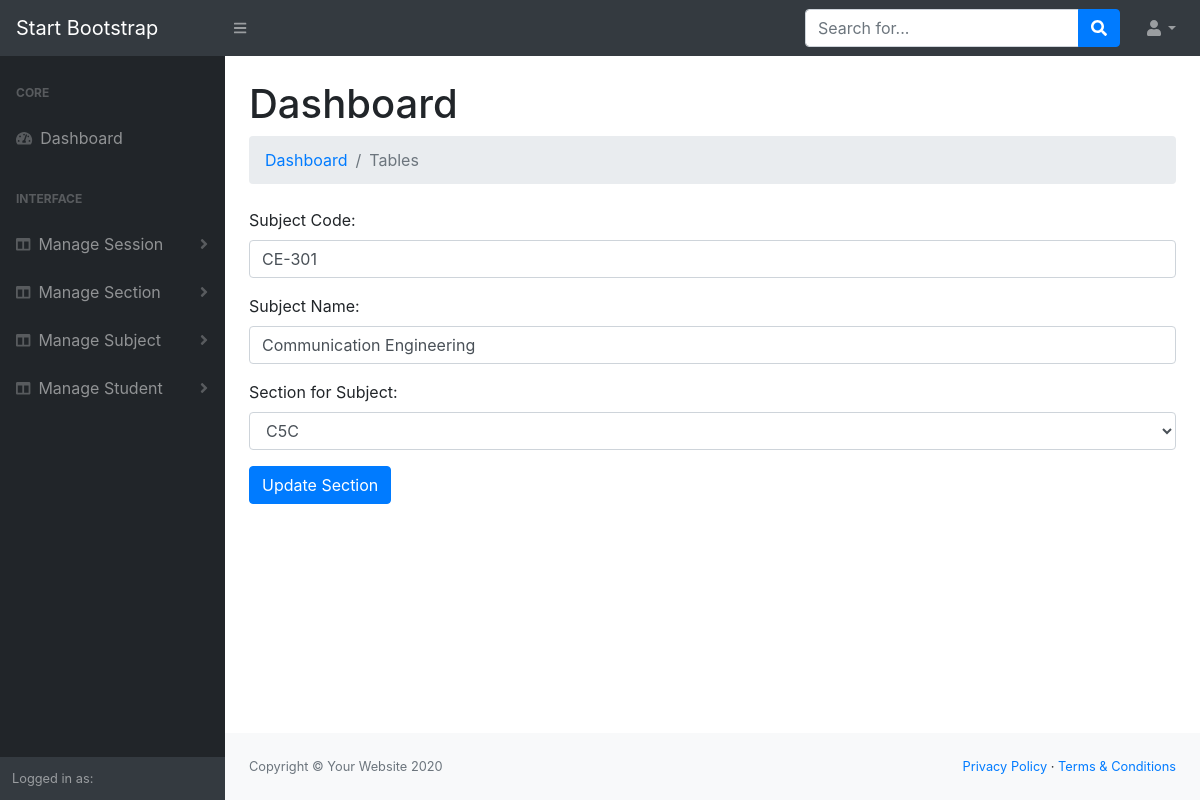
Screenshot of /editSubject.php?id=1 with the database file from the repository.
### tables this page shows
CREATE TABLE `subject` (
  `id` int(11) NOT NULL,
  `sub_code` varchar(255) NOT NULL,
  `sub_name` varchar(255) NOT NULL,
  `section_id` int(11) NOT NULL
);

CREATE TABLE `section` (
  `id` int(11) NOT NULL,
  `section` varchar(255) NOT NULL
);

### editSubject.php (the view, shortened to what this page needs)
<?php include'header.php'; ?>
    <div id="layoutSidenav_content">
        <main>
            <div class="container-fluid">
                <h1 class="mt-4">Dashboard</h1>
                <ol class="breadcrumb mb-4">
                    <li class="breadcrumb-item"><a href="index.php">Dashboard</a></li>
                    <li class="breadcrumb-item active">Tables</li>
                </ol>
<?php
    include 'connection.php';
    $subject_id=$_REQUEST['id'];
    $str="SELECT * FROM subject where id='$subject_id'";
    $result =mysqli_query($con,$str);
    $result1=mysqli_fetch_array($result);
?>
              <form action="" method="post">
                    <div class="form-group">
                        <label for="">Subject Code:</label>
                        <input type="text" class="form-control" name="subjectcode" id="" value="<?php echo $result1['sub_code']?>">
                    </div>
                    <div class="form-group">
                        <label for="">Subject Name:</label>
                        <input type="text" class="form-control" name="subjectname" id="" value="<?php echo $result1['sub_name']?>">
                    </div>
                    <div class="form-group">
                <label for="">Section for Subject:</label>
              <select name="section_id" class="form-control" id="">
                <?php
                    $str="SELECT id,section from section";
                    $results = mysqli_query($con,$str);
                    while($row = mysqli_fetch_array($results)){?>
                     <option <?php echo ($row['id']==$result1['section_id'])? 'selected': ''?> value="<?php echo $row['id']?>"><?php echo $row['section']?></option>
                 <?php }
                ?>
              </select>
        </div>
                    <div>
                        <input type="submit" name="submit" class="btn btn-primary" value="Update Section">
                    </div>
            </form>
            </div>
        </main>
 <?php include'footer.php'?>

### rows the page displays
subject: subjectcode "CE-301", subjectname "Communication Engineering", section_id "C5C"
